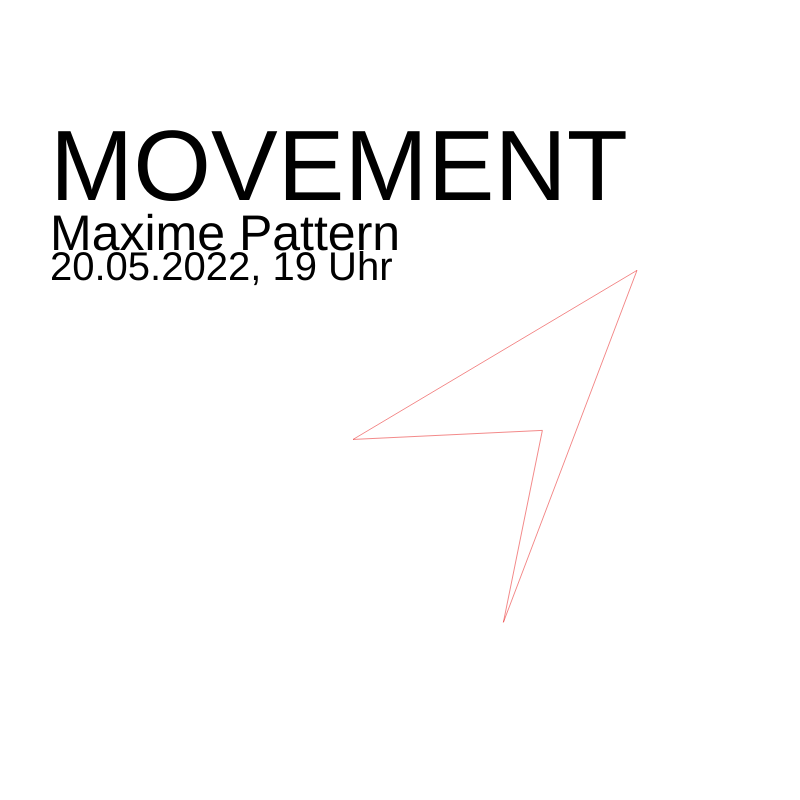
Frame 1 (no input)
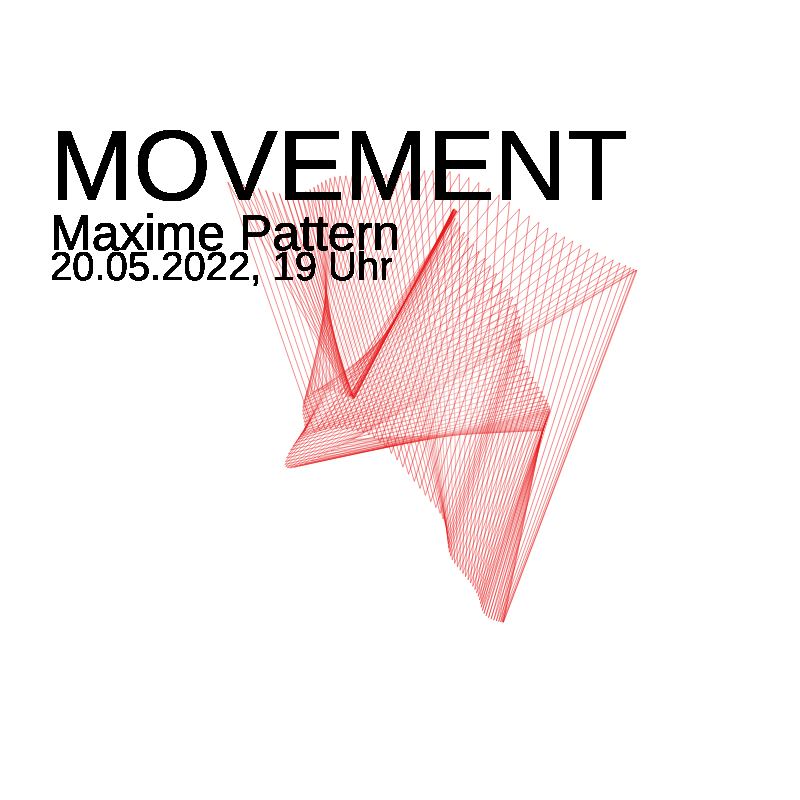
Frame 60 (no input)
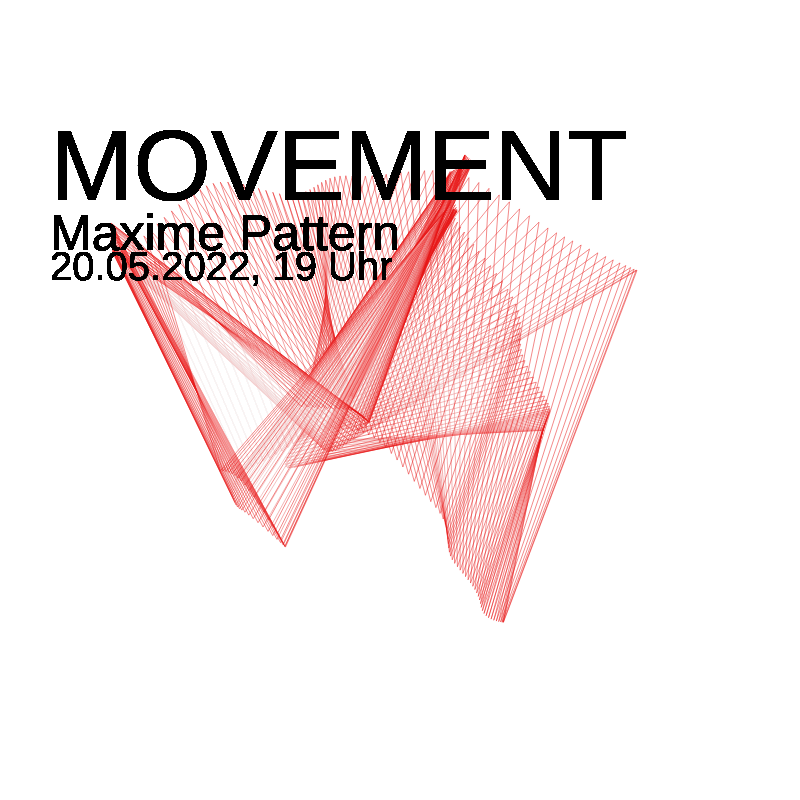
Frame 120 (the mouse pressed at the canvas centre since frame 60)

The p5.js sketch that drew these frames (run headless with seeded random() and noise() and a simulated clock; from frame 60 on, the mouse is pressed at the canvas centre):

// p5.js sketch
// ── sketch.js
function preload(){
  // preload assets
}

var inc;



function setup() {
  let c = createCanvas(800, 800);
  background(255);
  noFill();
  t = 0;
}

function draw() {
  

    fill('black');
    text('EXHIBITION');

    stroke(230,20,20);
    strokeWeight(0.5);
    fill(255,255,255,10);
      var x1 = width * noise(t,1,3);
      var x2 = width * noise(t,200,5);
      var x3 = width * noise(t, 20,5);
      var x4 = width * noise(t,8,10,200);
      var y1 = height * noise(t,300);
      var y2 = height * noise(t+5, 500, 10);
      var y3 = height * noise(t+6,777,30);
      var y4 = height * noise(t+7, 100, 30);

  quad(x1,y1,x2,y2,x3,y3,x4,y4);
  t += 0.01;

  noStroke();
  fill('black');
  textSize(100);
    text(('MOVEMENT'),50,200);
  textSize(50);
    text(('Maxime Pattern'),50,250);
  textSize(40);
    text(('20.05.2022, 19 Uhr'),50,280);

    //noLoop();
  }
  
  
  
